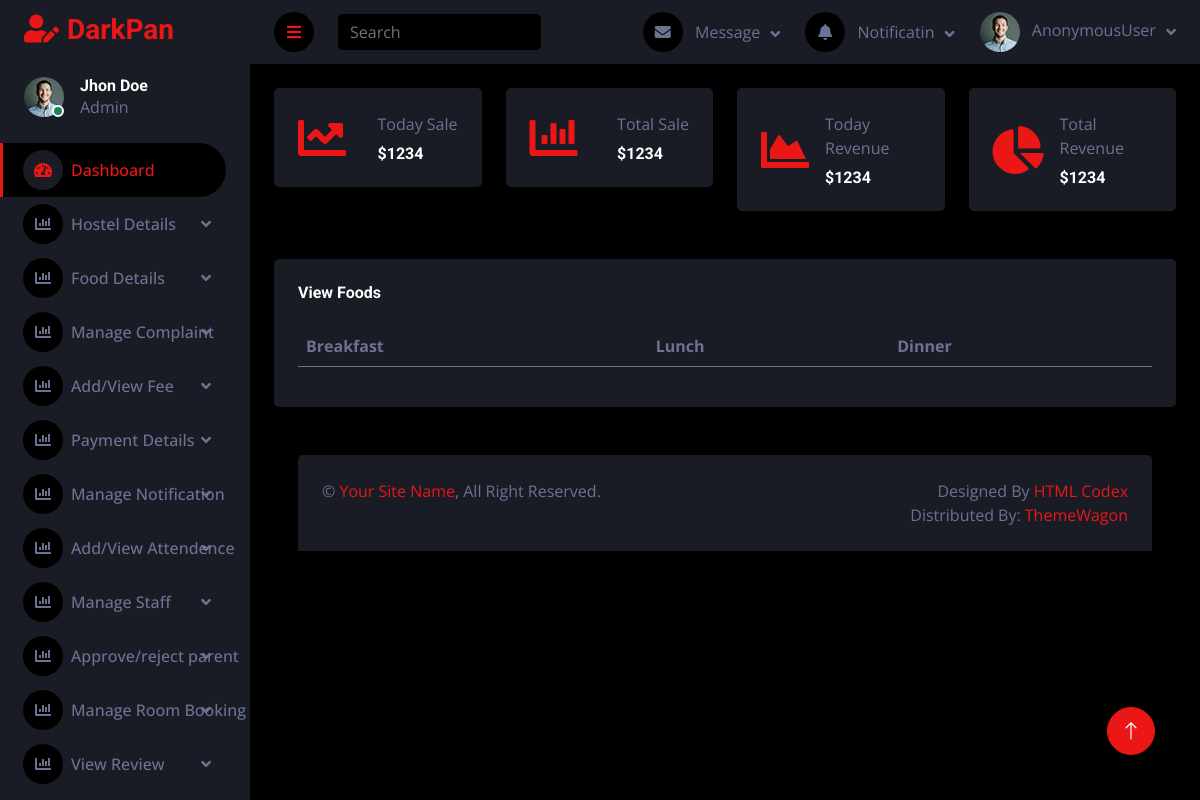
The app's page /viewfoods, older data.
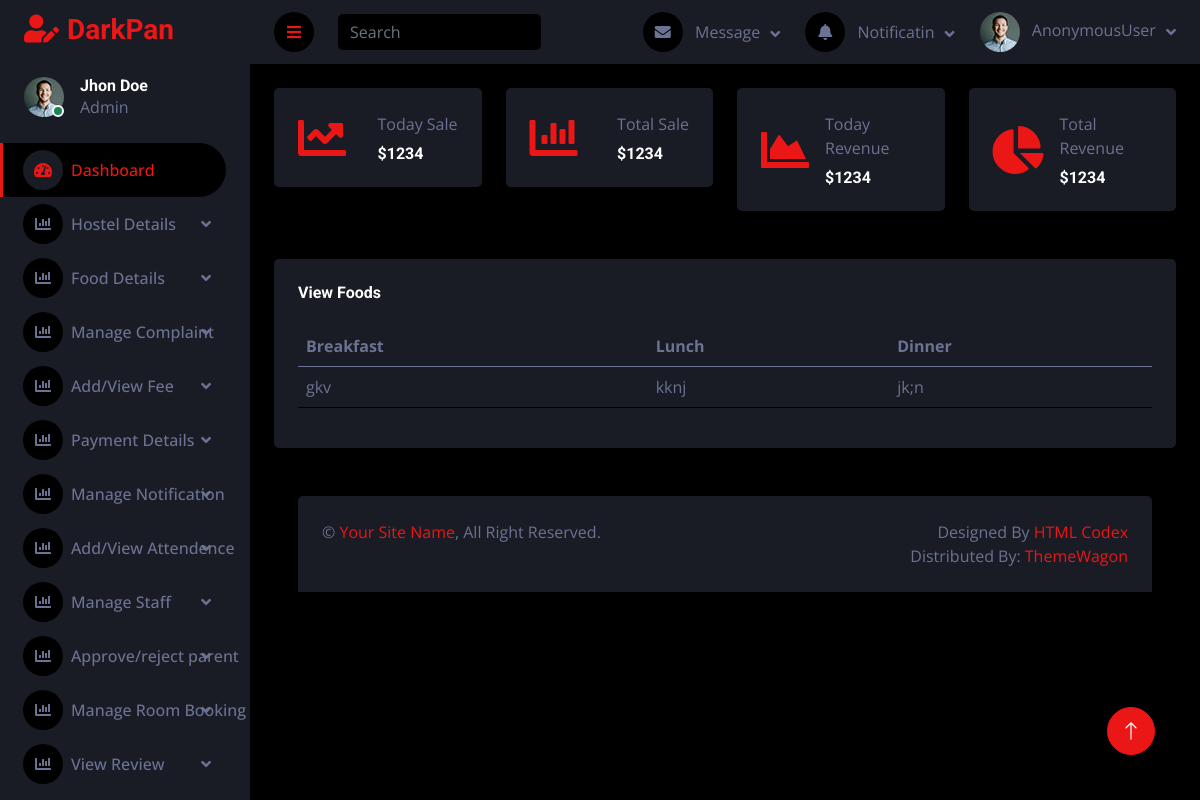
The same page, newer data.
### app/models.py (models this page shows)
class food(models.Model):
    breakfast=models.CharField(max_length=50)
    lunch=models.CharField(max_length=50)
    dinner=models.CharField(max_length=50)

### app/adminviews.py (the view)
def view_food(request):
    data=food.objects.all()
    return render(request,'admin_temp/view_food.html',{'data':data})

### templates/admin_temp/view_food.html
<!DOCTYPE html>
{% extends 'admin_temp/admin_home.html' %}
{% block content %}
{% load static %}
<div class="col-12">
    <div class="bg-secondary rounded h-100 p-4">
        <h6 class="mb-4">View Foods</h6>
        <div class="table-responsive">
            <table class="table">
                <thead>
                <tr>
                    <th scope="col">Breakfast</th>
                    <th scope="col">Lunch</th>
                    <th scope="col">Dinner</th>
                </tr>
                </thead>
                <tbody>
                {% for i in data %}
                <tr>
                    <td>{{i.breakfast}}</td>
                    <td>{{i.lunch}}</td>
                    <td>{{i.dinner}}</td>
                </tr>
                </tbody>
                {% endfor %}
            </table>
        </div>
{% endblock %}

Row changes from the older to the newer data that the page shows:
added food: breakfast "gkv", lunch "kknj", dinner "jk;n"
